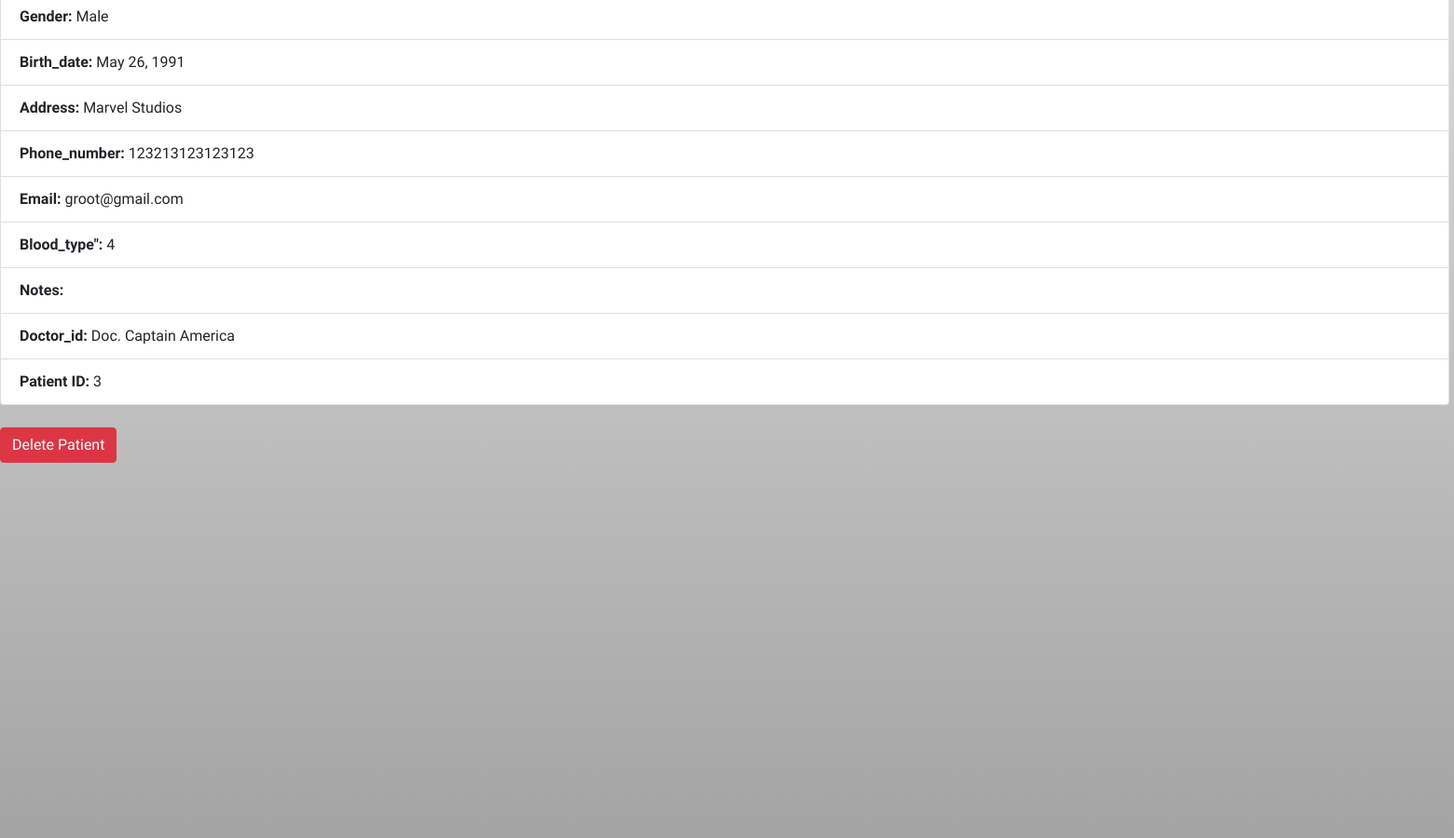
The app's page /doctor/patient/3 (middle part), older data.
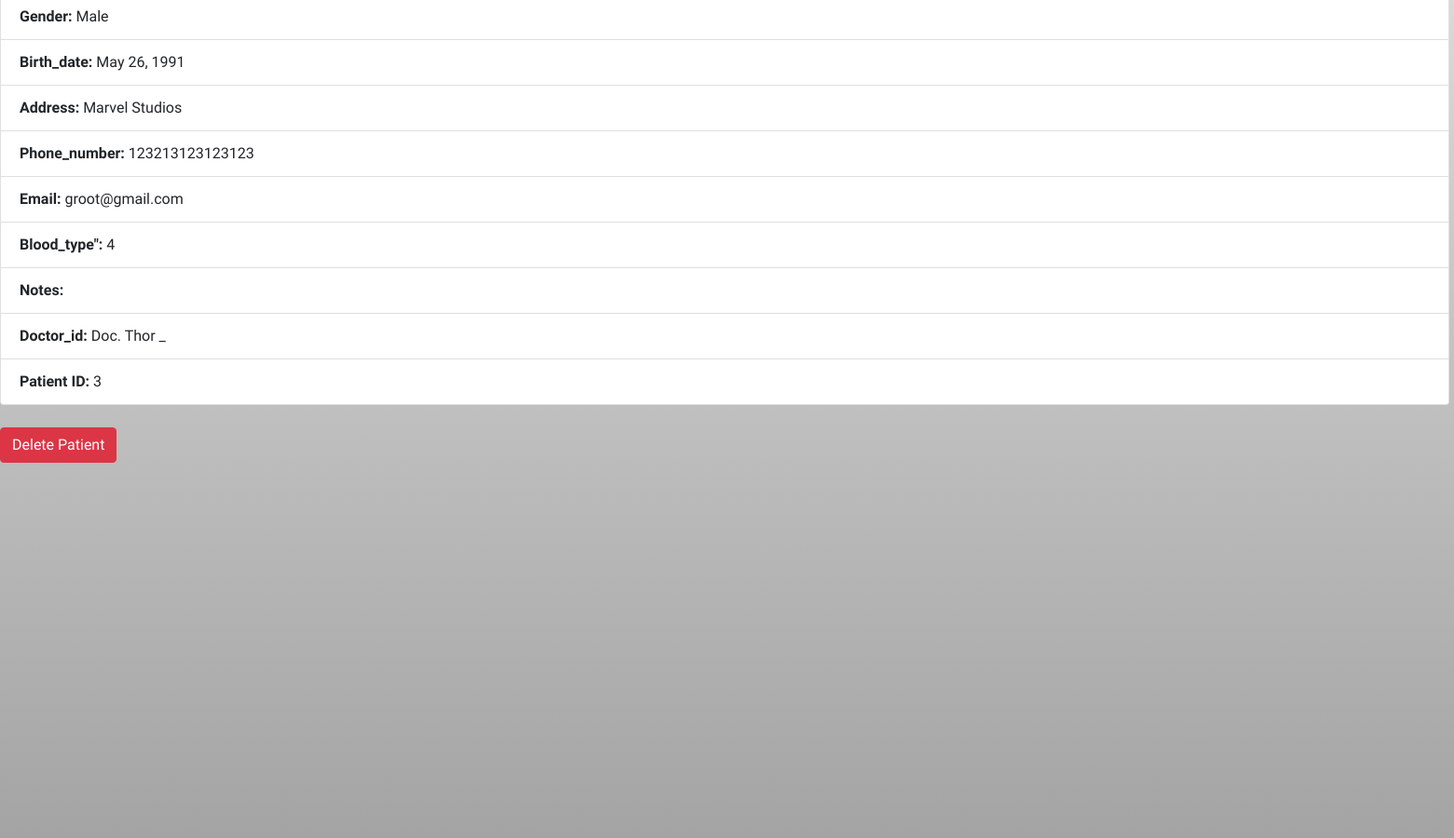
The same page, newer data.
### doctor/models.py (models this page shows, shortened)
class Patient(models.Model):
    BLOOD_TYPE = (
        (0, 'O+'),
        (1, 'O-'),
        (2, 'B-'),
        (3, 'B+'),
        (4, 'A-'),
        (5, 'A+'),
        (6, 'AB-'),
        (7, 'AB+')
    )
    GENDER = (
        (0, 'Male'),
        (1, 'Female')
    )
    first_name = models.CharField(max_length=45)
    middle_name = models.CharField(max_length=45)
    last_name = models.CharField(max_length=45)
    passport_id = models.CharField(max_length=8, default='AA000000')
    gender = models.BooleanField(choices=GENDER, default=0)
    birth_date = models.DateField(blank=True, default=timezone.now)
    address = models.CharField(max_length=90, blank=True)
    phone_number = models.CharField(max_length=15, blank=True)
    email = models.CharField(max_length=254, blank=True)
    blood_type = models.IntegerField(choices=BLOOD_TYPE)
    notes = models.TextField(max_length=1000, blank=True)
    doctor_id = models.ForeignKey(Doctor, on_delete=models.SET_NULL, null=True)
    def __str__(self):
        return self.first_name + ' ' + self.last_name

class Doctor(models.Model):
    GENDER = (
        (0, 'Male'),
        (1, 'Female')
    )
    first_name = models.CharField(max_length=45)
    middle_name = models.CharField(max_length=45)
    last_name = models.CharField(max_length=45)
    gender = models.BooleanField(choices=GENDER, default=0)
    post = models.CharField(max_length=45, blank=True)
    phone_number = models.CharField(max_length=15, blank=True)
    address = models.CharField(max_length=90, blank=True)
    email = models.CharField(max_length=254, blank=True)
    exam_room = models.CharField(max_length=6, blank=True)
    def __str__(self):
        return 'Doc. ' + self.first_name + ' ' + self.last_name

### doctor/views.py (the view)
# urls.py: path('patient/<int:pk>', views.PatientDetailView.as_view(), name='patient_details'),
class PatientDetailView(generic.DetailView):
    model = Patient
    template_name = 'doctor/patient_details.html'
    queryset = Patient.objects.all()
    def get_object(self, queryset=None):
        id_ = self.kwargs.get("pk")
        return get_object_or_404(Patient, id=id_)

### doctor/templates/doctor/patient_details.html (shortened to what this page needs)
{% extends 'extends/base.html' %}
{% block content %}
    <ul class="list-group">
        <li class="list-group-item"><b>Gender:</b> {{ object.get_gender_display }}</li>
        <li class="list-group-item"><b>Birth_date:</b> {{ object.birth_date }}</li>
        <li class="list-group-item"><b>Address:</b> {{ object.address }}</li>
        <li class="list-group-item"><b>Phone_number:</b> {{ object.phone_number }}</li>
        <li class="list-group-item"><b>Email:</b> {{ object.email }}</li>
        <li class="list-group-item"><b>Blood_type":</b> {{ object.blood_type }}</li>
        <li class="list-group-item"><b>Notes:</b> {{ object.notes }}  </li>
        <li class="list-group-item"><b>Doctor_id:</b> {{ object.doctor_id }}</li>
        <li class="list-group-item"><b>Patient ID:</b> {{ object.pk }}</li>
    </ul>
    <br>
    <form action="{% url 'doctor:delete_patient' object.id %}" method="post">
        <button type="submit" onclick="return confirm('Are you sure you want to delete this?')" class="btn btn-danger">
            Delete Patient
        </button>
    </form>
{% endblock %}

Row changes from the older to the newer data that the page shows:
changed Patient "Male": doctor_id "Doc. Captain America" → "Doc. Thor _"
